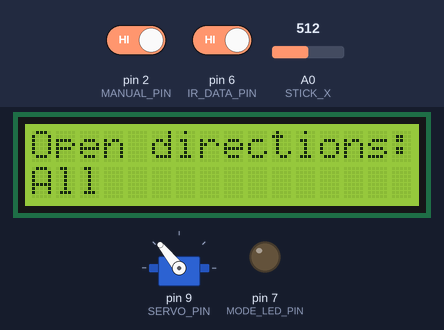
A sketch run on a simulated Arduino Uno, built with avr-gcc and run on an emulated ATmega328P. Shown: 16×2 character LCD, servo, output pins drawn as LEDs (lit = HIGH). The test bench sets the inputs (shaded band); at power-on: pin 2 (MANUAL_PIN) HIGH, A0 (STICK_X) = 512, pin 6 (IR_DATA_PIN) HIGH. What the sketch prints to the serial monitor is not drawn.

Above: at 4.6 s.
4.7 s: pin 2 (MANUAL_PIN) driven LOW
At 5.7 s:
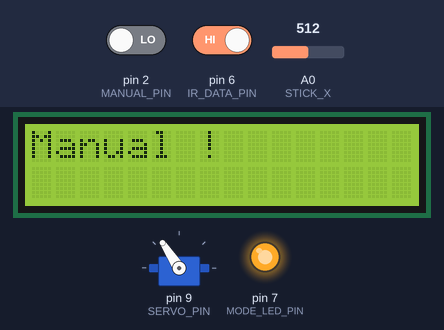
6.2 s: A0 (STICK_X) set to 216
7.7 s: A0 (STICK_X) set to 191
At 9.7 s:
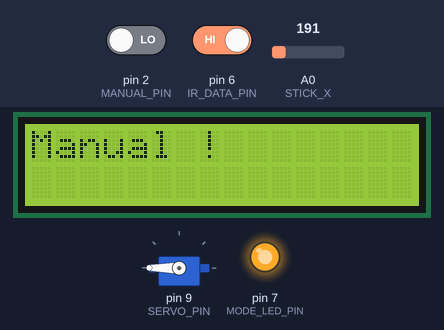
10.0 s: A0 (STICK_X) set to 803
11.5 s: A0 (STICK_X) set to 829
At 14.6 s:
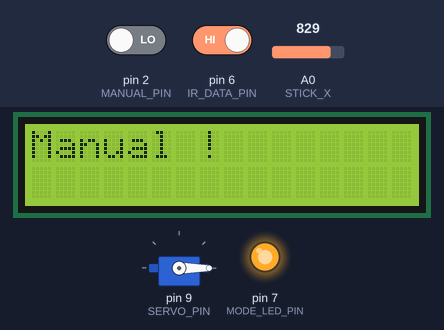
Timing chart, 0 to 16.1 s (numbered marks = the images above; inputs shaded):
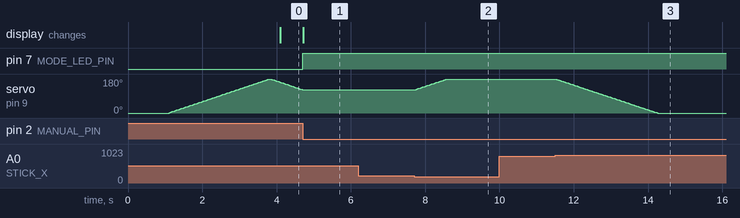

Measured:
- the behaviour switches between 205 and 204 on A0 (STICK_X) (found by bisection; images 1 and 2)
- the behaviour switches between 817 and 818 on A0 (STICK_X) (found by bisection; images 2 and 3)
- after the input at 4.7 s, pin 7 (MODE_LED_PIN): LOW → HIGH at once; servo on pin 9 (SERVO_PIN): stays 123° (without the input it goes to 122° after 0.00 s); the display: changes at once (image 1)
- after the input at 6.2 s, every drawn part: stays the same
- after the input at 7.7 s, servo on pin 9 (SERVO_PIN): moves from 123° to 180° over 0.85 s, starting at once
- after the input at 10.0 s, every drawn part: stays the same
- after the input at 11.5 s, servo on pin 9 (SERVO_PIN): moves from 180° to 0° over 2.7 s, starting at once
- by itself, servo on pin 9 (SERVO_PIN): rises from 0° to 180° in 2.7 s, then falls to 123° in 0.90 s

The sketch:

hw3.ino
```cpp
#include <Arduino.h>
#include <Servo.h>
#include <math.h>
#include <LiquidCrystal_I2C.h>

#define SERVO_PIN 9
#define IR_DATA_PIN 6
#define MANUAL_PIN 2
#define MODE_LED_PIN 7
#define DELAY_EACH_DEGREE 15
#define STICK_X A0

void setup();
void loop();

Servo servo_motor; // create servo object to control a servo
LiquidCrystal_I2C lcd(0x27, 16, 2);

int position_in_deg = 0; // variable to store the servo position
int IR_VAL = 0;
int ir_flag = 0;
int is_manual = 0;
float stick_x = 0;

int degrees_state[180];

void setup()
{

  Serial.begin(9600);

  lcd.init();

  lcd.setBacklight(HIGH);
  lcd.print("Scanning...");

  servo_motor.attach(SERVO_PIN); // attaches the servo on pin 9 to the servo object

  servo_motor.write(position_in_deg);
  delay(1000);

  pinMode(IR_DATA_PIN, INPUT);
  pinMode(MANUAL_PIN, INPUT);
  pinMode(STICK_X, INPUT);
  pinMode(MODE_LED_PIN, OUTPUT);

  attachInterrupt(digitalPinToInterrupt(MANUAL_PIN), interrupt_handler, FALLING);
}

void update_lcd()
{

  lcd.clear();

  int left_open = degrees_state[174] || degrees_state[177] || degrees_state[180];
  int front_open = degrees_state[93] || degrees_state[90] || degrees_state[87];
  int right_open = degrees_state[0] || degrees_state[3] || degrees_state[6];

  lcd.println("Open directions:");
  lcd.setCursor(0, 10);

  if (left_open && front_open && right_open)
  {
    Serial.println("All open !");
    lcd.print("All");
  }
  else if (left_open && front_open)
  {
    Serial.println("Left and front open !");
    lcd.print("Left and front");
  }
  else if (left_open && right_open)
  {
    Serial.println("Left and right open !");
    lcd.print("Left and right");
  }
  else if (front_open && right_open)
  {
    Serial.println("Front and right open !");
    lcd.print("Front and right");
  }
  else if (left_open)
  {
    Serial.println("Left open !");
    lcd.print("Left");
  }
  else if (front_open)
  {
    Serial.println("Front open !");
    lcd.print("Front");
  }
  else if (right_open)
  {
    Serial.println("Right open !");
    lcd.print("Right");
  }
  else
  {
    Serial.println("All closed !");
    lcd.print("All closed !");
  }
}

void interrupt_handler()
{
  static unsigned long last_interrupt_time = 0;
  unsigned long interrupt_time = millis();
  // If interrupts come faster than 200ms, assume it's a bounce and ignore
  if (interrupt_time - last_interrupt_time > 200)
  {
    is_manual = !is_manual;
    digitalWrite(MODE_LED_PIN, is_manual);
    Serial.println("switching mode !");
  }
  last_interrupt_time = interrupt_time;
}

void loop()
{

  if (is_manual == 0)
  {
    Serial.println("Automatic !");

    for (; position_in_deg <= 180; position_in_deg += 1)
    { // goes from 0 degrees to 180 degrees

      if (is_manual == 1)
      {
        ir_flag = 0;
        break;
      }

      // in steps of 1 degree

      servo_motor.write(position_in_deg); // tell servo to go to position in variable 'position_in_deg'

      delay(DELAY_EACH_DEGREE); // waits 15ms for the servo to reach the position

      IR_VAL = digitalRead(IR_DATA_PIN);

      degrees_state[position_in_deg] = IR_VAL == HIGH;

      if (IR_VAL == LOW && ir_flag == 0)
      {
        Serial.print("open from ");
        Serial.print(position_in_deg);
        Serial.print(" degrees");
        ir_flag = 1;
      }
      if (IR_VAL == HIGH && ir_flag == 1)
      {
        Serial.print(" until ");
        Serial.print(position_in_deg);
        Serial.println(" degrees");
        ir_flag = 0;
      }
    }

    if (is_manual == 0)
    {
      position_in_deg = 180;
      update_lcd();
    }

    for (; position_in_deg >= 0; position_in_deg -= 1)
    { // goes from 180 degrees to 0 degrees

      if (is_manual == 1)
      {
        ir_flag = 0;
        break;
      }

      servo_motor.write(position_in_deg); // tell servo to go to position in variable 'position_in_deg'

      delay(DELAY_EACH_DEGREE); // waits 15ms for the servo to reach the position

      IR_VAL = digitalRead(IR_DATA_PIN);

      degrees_state[position_in_deg] = IR_VAL == HIGH;

      if (IR_VAL == LOW && ir_flag == 0)
      {
        Serial.print("open from ");
        Serial.print(position_in_deg);
        Serial.print(" degrees");
        ir_flag = 1;
      }
      if (IR_VAL == HIGH && ir_flag == 1)
      {
        Serial.print(" until ");
        Serial.print(position_in_deg);
        Serial.println(" degrees");
        ir_flag = 0;
      }
    }
    if (is_manual == 0)
    {
      position_in_deg = 0;
      update_lcd();
    }
  }
  else
  {
    Serial.println("Manual !");
    lcd.clear();
    lcd.print("Manual !   ");

    while (is_manual == 1)
    {
      stick_x = (analogRead(STICK_X) - 511) / 1023.0;

      if (round(stick_x - 0.2) == -1)
      {

        if (position_in_deg < 180)
        {
          position_in_deg += 1;
          servo_motor.write(position_in_deg);
        }
      }
      else if (round(stick_x + 0.2) == 1)
      {
        if (position_in_deg > 0)
        {
          position_in_deg -= 1;
          servo_motor.write(position_in_deg);
        }
      }

      delay(DELAY_EACH_DEGREE); // waits 15ms for the servo to reach the position

      IR_VAL = digitalRead(IR_DATA_PIN);
      degrees_state[position_in_deg] = IR_VAL == HIGH;

      if (IR_VAL == LOW && ir_flag == 0)
      {
        Serial.print("open from ");
        Serial.print(position_in_deg);
        Serial.print(" degrees");
        ir_flag = 1;
      }

      if (IR_VAL == HIGH && ir_flag == 1)
      {
        Serial.print(" until ");
        Serial.print(position_in_deg);
        Serial.println(" degrees");
        ir_flag = 0;
      }
    }

    lcd.clear();
    lcd.print("Scanning... ");
  }
}
```
